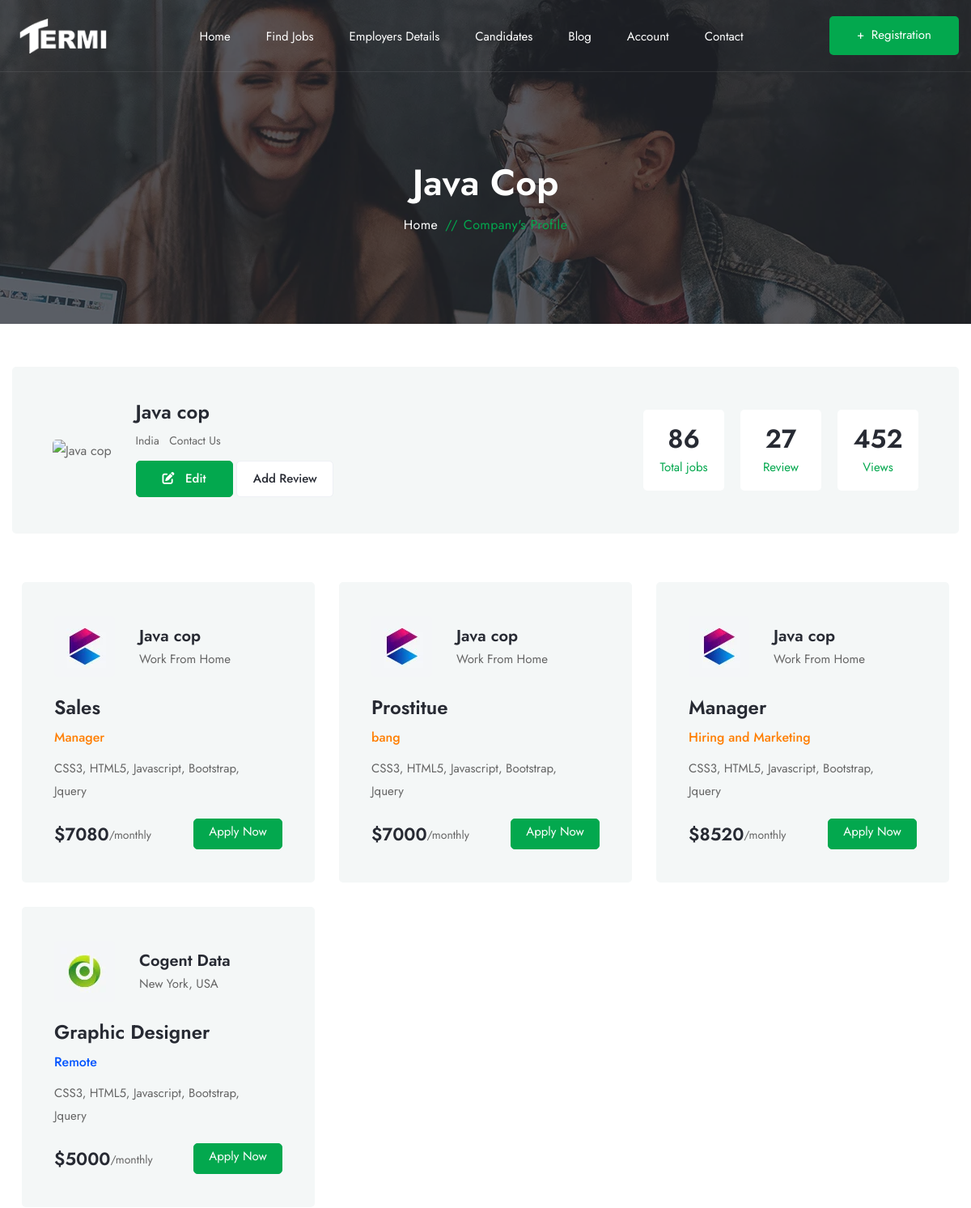
Before: /company_view/Java cop (upper part) with the older database file.
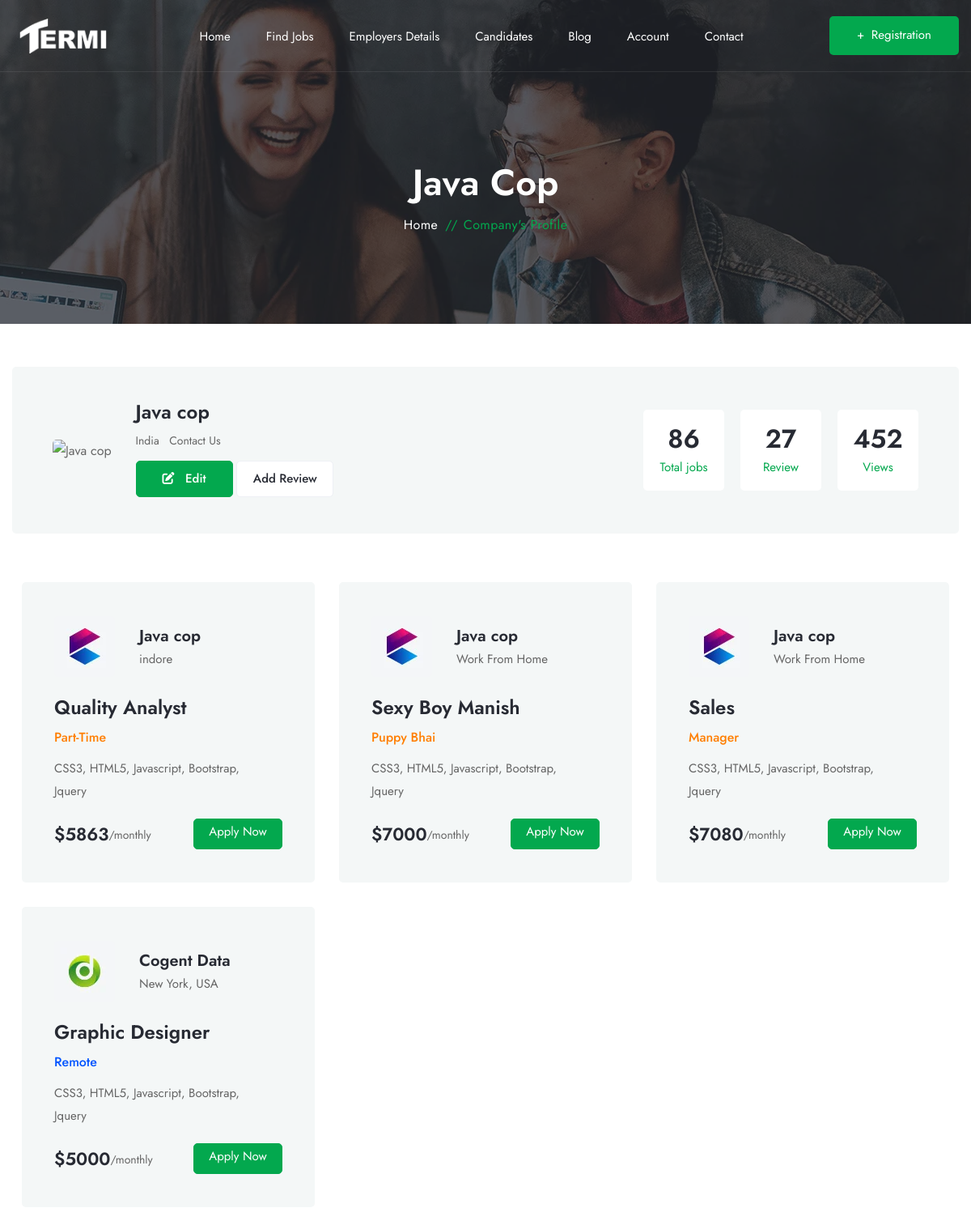
After: the same page with the newer database file.
### intern/models.py (models this page shows, shortened)
class Job(models.Model):
    jcname = models.ForeignKey(Company_profile, on_delete=models.CASCADE)
    jposition = models.CharField(max_length=100)
    jtype = models.CharField(max_length=50)
    jcreated = models.DateTimeField(auto_now_add=True)
    jlocation = models.CharField(max_length=500, default="Work From Home")
    jsalary = models.IntegerField(default="7000")
    jdesc = models.CharField(max_length=1000)

class Company_profile(models.Model):
    user = models.OneToOneField(User, on_delete=models.DO_NOTHING)
    cname = models.CharField(max_length=100)
    cemail = models.EmailField(max_length=100)
    clocation = models.CharField(max_length=1000)
    cphone = models.CharField(null=True, blank=False, max_length=12)
    cimage = models.ImageField(
        blank=True, upload_to='cprofile_img')
    cdescription = models.CharField(max_length=5000)
    created_at = models.DateTimeField(auto_now=True)
    def __str__(self):
        return self.cname

### intern/views.py (the view)
# urls.py: path('company_view/<cname>', views.company_view, name='company_view'),
def company_view(request, cname):
    comp_obj = Company_profile.objects.filter(cname=cname).first()
    ident = comp_obj.id
    job_obj = reversed(Job.objects.filter(jcname=ident).all())
    count = 0
    job_app = []
    i = 0
    for i in job_obj:
        ad = job_app.append(i)
        count = count + 1
        if count == 3:
            break
    return render(request, 'company_view.html', {"company": comp_obj, "job": job_app})

### intern/templates/company_view.html (shortened to what the changed rows need)
{% extends 'base.html' %} {% load static %} {% block content %}
  <div
    class="page-header-area sec-overlay sec-overlay-black"
    data-bg-img="{% static 'img/photos/bg2.webp' %}"
  >
    <div class="container pt--0 pb--0">
      <div class="row">
        <div class="col-12">
          <div class="page-header-content">
            <h2 class="title">{{company.cname}}</h2>
          </div>
        </div>
      </div>
    </div>
  </div>
  <section class="contact-area contact-page-area" style="margin-top: -200px">
    <div class="container">
      <div class="row contact-page-wrapper">
        <section
          class="recent-job-area recent-job-inner-area"
          style="margin-top: -120px"
        >
          <div class="container">
            <div class="row">
              {% for emp in job %}
              <div class="col-md-6 col-lg-4">
                <div class="recent-job-item recent-job-style2-item">
                  <div class="company-info">
                    <div class="logo">
                      <a href="company-details.html"
                        ><img
                          src="{% static 'img/companies/2.webp' %}"
                          width="75"
                          height="75"
                          alt="Image-HasTech"
                      /></a>
                    </div>
                    <div class="content">
                      <h4 class="name">
                        <a href="company-details.html"
                          >{{emp.jcname|truncatechars:25}}</a
                        >
                      </h4>
                      <p class="address">{{emp.jlocation}}</p>
                    </div>
                  </div>
                  <div class="main-content">
                    <h3 class="title">
                      <a href="job-details.html"
                        >{{emp.jposition|truncatechars:25}}</a
                      >
                    </h3>
                    <h5 class="work-type" data-text-color="#ff7e00">
                      {{emp.jtype}}
                    </h5>
                    <p class="desc">
                      CSS3, HTML5, Javascript, Bootstrap, Jquery
                    </p>
                  </div>
                  <div class="recent-job-info">
                    <div class="salary">
                      <h4>${{emp.jsalary}}</h4>
                      <p>/monthly</p>
                    </div>
                    <a
                      class="btn-theme btn-sm"
                      href="{% url "home" %}"
                      >Apply Now</a
                    >
                  </div>
                </div>
              </div>
              {% endfor %}
            </div>
          </div>
        </section>
      </div>
    </div>
  </section>
{% endblock content %}

Changed rows visible on the page:
no longer on this page (row edited): Job: jcname "Java cop", jlocation "Work From Home", jposition "Prostitue", jtype "bang", jsalary "7000"
no longer on this page (row edited): Job: jcname "Java cop", jlocation "Work From Home", jposition "Manager", jtype "Hiring and Marketing", jsalary "8520"
added Job: jcname "Java cop", jlocation "indore", jposition "Quality Analyst", jtype "Part-Time", jsalary "5863"
added Job: jcname "Java cop", jlocation "Work From Home", jposition "Sexy Boy Manish", jtype "Puppy Bhai", jsalary "7000"
